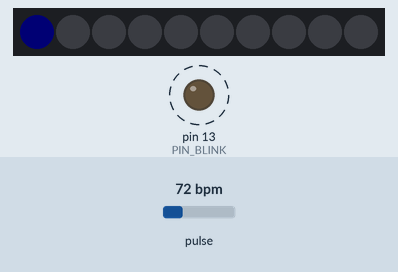
This sketch was run on a simulated Arduino Uno, built with avr-gcc and run on an emulated ATmega328P. Shown: 10 RGB LEDs in strip order, left to right, output pins drawn as LEDs (lit = HIGH). Dashed ring = blinking. The test bench sets the inputs (shaded band); at power-on: pulse 72 bpm. Dim RGB values are drawn brighter than linear; the strip is taken to match the declared colour order.

Above: at 1.6 s.
1.7 s: pulse set to 42 bpm
At 2.7 s:
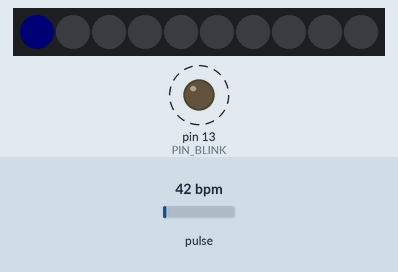
4.7 s: pulse set to 100 bpm
At 6.1 s:
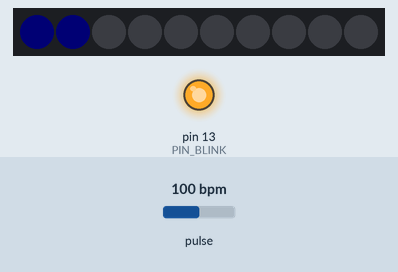
7.0 s: pulse set to 70 bpm
At 16.0 s:
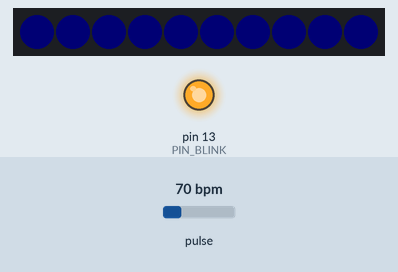
Timing chart, 0 to 17.5 s (numbered marks = the images above; inputs shaded):
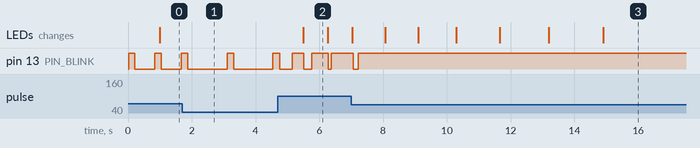

The sketch:

neopixelflash.ino
```cpp
//heartbeat sensor libraries
#define USE_ARDUINO_INTERRUPTS true
#include <PulseSensorPlayground.h>

//for the serial plotter
const int OUTPUT_TYPE = SERIAL_PLOTTER;

//sensor variables
const int PIN_INPUT = A0;
const int THRESHOLD = 650;   // Adjust this number to avoid noise when idle
//just for testing - can be deleted
const int PIN_BLINK = 13;    // Pin 13 is the on-board LED
const int PIN_FADE = 5;

//led counter

int LIGHT = -1;
int COUNTER = 0;

//initialize the sensor
PulseSensorPlayground pulseSensor;

//neopixel setup
#include <Adafruit_NeoPixel.h>
#ifdef __AVR__
  #include <avr/power.h>
#endif

#define PIN 6
Adafruit_NeoPixel strip = Adafruit_NeoPixel(10, PIN, NEO_RGBW + NEO_KHZ800);

void setup() {
  //to print the plotter
  Serial.begin(115200);

  // configure the pulse sensor manager
  pulseSensor.analogInput(PIN_INPUT);
  pulseSensor.blinkOnPulse(PIN_BLINK);
  pulseSensor.fadeOnPulse(PIN_FADE);

  pulseSensor.setSerial(Serial);
  pulseSensor.setOutputType(OUTPUT_TYPE);
  pulseSensor.setThreshold(THRESHOLD);

  // Now that everything is ready, start reading the PulseSensor signal.
  if (!pulseSensor.begin()) {
    /*
       PulseSensor initialization failed,
       likely because our particular Arduino platform interrupts
       aren't supported yet.

       If your Sketch hangs here, try ProcessEverySample.ino,
       which doesn't use interrupts.
    */
    for(;;) {
      // Flash the led to show things didn't work.
      digitalWrite(PIN_BLINK, LOW);
      delay(50);
      digitalWrite(PIN_BLINK, HIGH);
      delay(50);
    }
  }

  //neopixel setup
  strip.begin();
  strip.show(); // Initialize all pixels to 'off'
}

void loop() {

  //reset lights to off
  strip.show();

  //sensor section
   /*
     Wait a bit.
     We don't output every sample, because our baud rate
     won't support that much I/O.
  */
  delay(20);

  // write the latest sample to Serial.
 pulseSensor.outputSample();

  /*
     If a beat has happened since we last checked,
     write the per-beat information to Serial.
   */
  if (pulseSensor.sawStartOfBeat()) {
   pulseSensor.outputBeat();
     //neopixel section
    flash();
  }


  /*Counts every time there is a loop. This is reset
   * whenever the pulse is detected
   * if there is long enough between deteted pulses (30)
   * everything resets to zero
  */
  COUNTER = COUNTER + 1;
  if (COUNTER > 30) {
    LIGHT = -1;
  }
}


void flash() {
  //resets the counter
  COUNTER = 0;
    //adds one to the light
    LIGHT = (LIGHT + 1);
    //for each light that should be on, start high
    //and fade to low
    for (int x=255; x > 0; x--) {
      for (int y = 0; y < (LIGHT + 1); y++){

          strip.setPixelColor(y, x);
          strip.show();
      }


  }


}
```

Measured:
- after the input at 1.7 s, pin 13 (PIN_BLINK): LOW → HIGH after 1.4 s, → LOW 0.21 s later, → HIGH 1.2 s later
- after the input at 4.7 s, the LEDs: change after 0.79 s (image 2)
- after the input at 7.0 s, pin 13 (PIN_BLINK): HIGH → LOW after 0.06 s, → HIGH 0.17 s later
- by itself, pin 13 (PIN_BLINK): alternates HIGH for 0.20 s and LOW for 0.63 s
- what the display in image 2 shows lasts 0.8 s, from 5.5 s to 6.3 s
